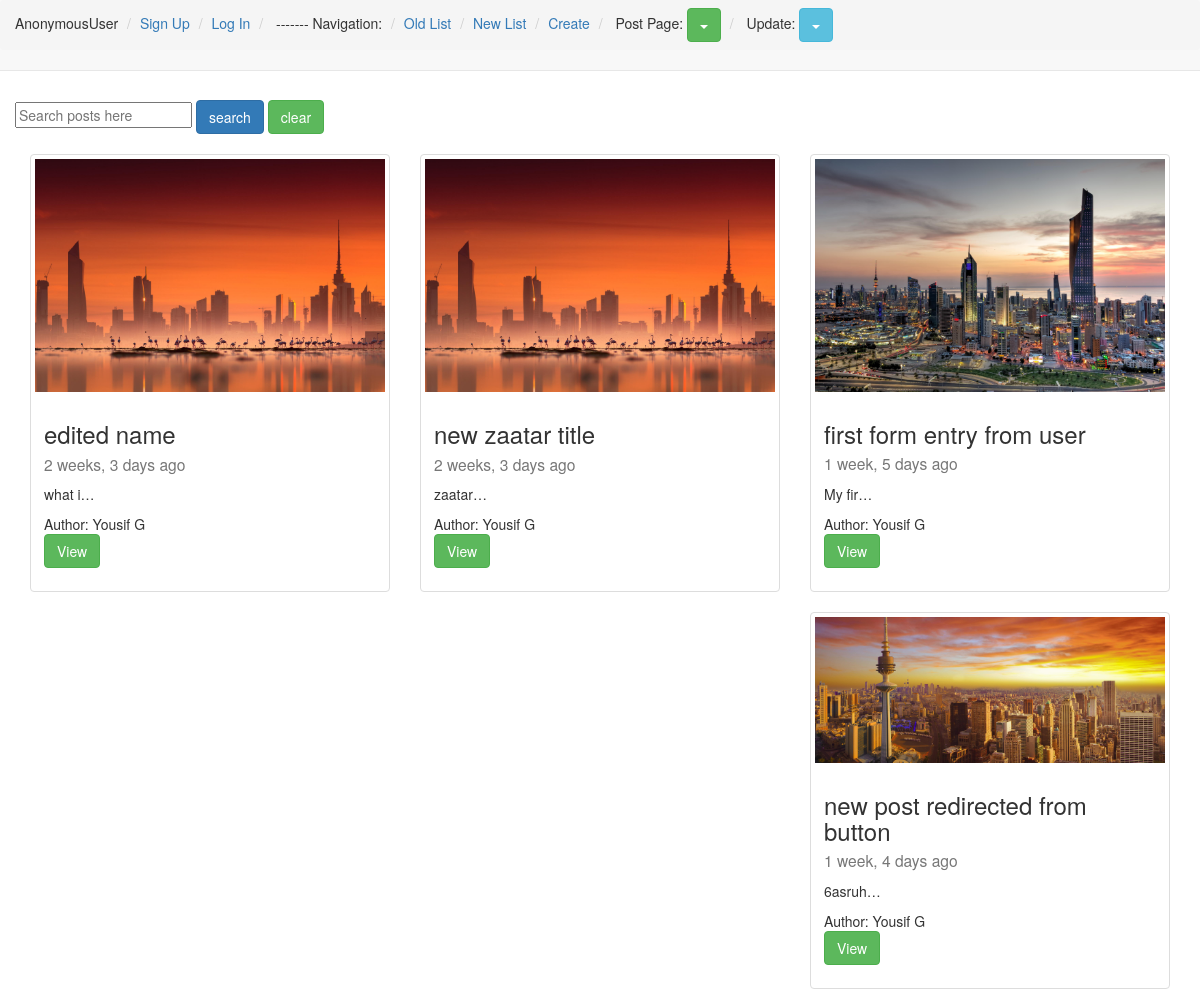
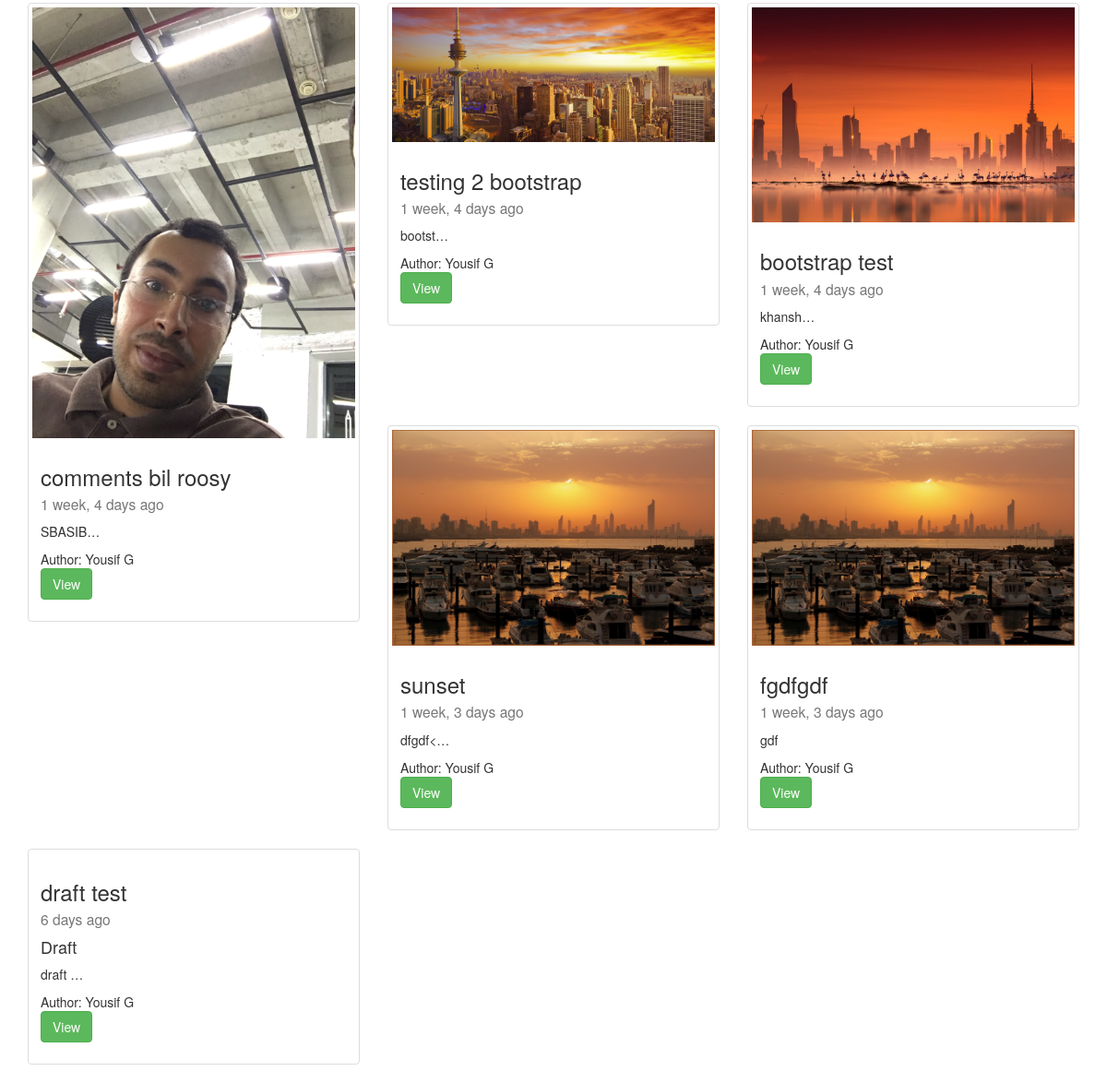
The page /new/ on the database its author committed (2 pictures, top to bottom).
### post/models.py (models this page shows, shortened)
class Post(models.Model):
	author = models.ForeignKey(User, default=1)
	title = models.CharField(max_length=140)
	content = models.TextField()
	draft = models.BooleanField(default=False)
	image = models.ImageField(upload_to="blog_images", null=True, blank=True)
	updated = models.DateTimeField(auto_now=True)
	timestamp = models.DateTimeField(auto_now_add=True)
	publish = models.DateField()
	slug = models.SlugField(unique=True)
	def absurl(self):
		return reverse("posts:id", kwargs={"slug": self.slug})

### post/views.py (the view)
# urls.py: url(r'^new/$', views.new_list, name="new"),
def new_list(request):
	post_list = Post.objects.all()
	context = {
	"post_list": post_list,
	}
	return render(request, 'newlist.html', context)

### post/templatetags/urlify.py (called while the page is built)
@register.filter
def urlify(value):
	return quote(value)

### post/templates/newlist.html (shortened to what this page needs)
{% extends "base.html" %}
{% load urlify %}
{% block content %}
<div class="row">
<form action="{% url 'posts:list' %}" method="GET">
<input type="text" name="q" placeholder="Search posts here" value="{{request.GET.q}}">
<input type="submit" value="search" class="btn btn-primary">
<input type="reset" value="clear" class="btn btn-success">
</form>
<br>
   {% for x in post_list %}
  <div class="col-sm-6 col-md-4">
    <div class="thumbnail">
    {% if x.image %}
      <img src="{{x.image.url}}" class="img-responsive">
     {% endif %}
      <div class="caption">
        <h3>{{x.title}}<br><small>{{x.timestamp|timesince}} ago</small></h3>
        {% if x.draft %}<h4>Draft</h4>{% endif %}
        <p>{{x.content|linebreaks|truncatechars:10}}</p>
        Author: {{x.author.get_full_name}}<br>
        <p><a href="{{x.absurl}}" class="btn btn-success" role="button">View</a>
        </p>
      </div>
    </div>
  </div>
  {% endfor %}
</div>
{% endblock content %}

### rows shown on the page
Post: image (picture), title "edited name", timestamp "2 weeks, 3 days", content "what i…", author.get_full_name "Yousif G"
Post: image (picture), title "new zaatar title", timestamp "2 weeks, 3 days", content "zaatar…", author.get_full_name "Yousif G"
Post: image (picture), title "first form entry from user", timestamp "1 week, 5 days", content "My fir…", author.get_full_name "Yousif G"
Post: image (picture), title "new post redirected from button", timestamp "1 week, 4 days", content "6asruh…", author.get_full_name "Yousif G"
Post: image (picture), title "comments bil roosy", timestamp "1 week, 4 days", content "SBASIB…", author.get_full_name "Yousif G"
Post: image (picture), title "testing 2 bootstrap", timestamp "1 week, 4 days", content "bootst…", author.get_full_name "Yousif G"
Post: image (picture), title "bootstrap test", timestamp "1 week, 4 days", content "khansh…", author.get_full_name "Yousif G"
Post: image (picture), title "sunset", timestamp "1 week, 3 days", content "dfgdf<…", author.get_full_name "Yousif G"
Post: image (picture), title "fgdfgdf", timestamp "1 week, 3 days", content "gdf", author.get_full_name "Yousif G"
Post: title "draft test", timestamp "6 days", draft "Draft", content "draft …", author.get_full_name "Yousif G"

### other values the page prints
{{ request.user }} "AnonymousUser"
